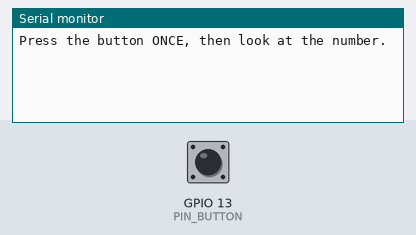
Bench run of a sketch on a simulated ESP32. On the bench: the last lines printed to the serial monitor. The inputs (shaded band) are chosen by the test bench; at power-on: GPIO 13 (PIN_BUTTON) HIGH.

Above: at 1.2 s.
1.3 s: GPIO 13 (PIN_BUTTON) pulled LOW for 0.15 s
At 1.6 s:
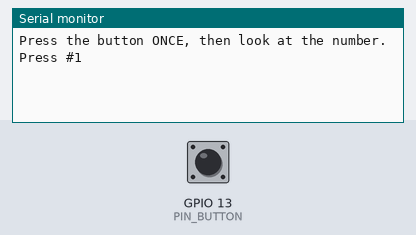
2.9 s: GPIO 13 (PIN_BUTTON) pulled LOW for 1 s
At 4.0 s:
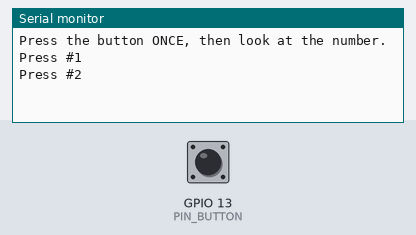
5.4 s: GPIO 13 (PIN_BUTTON) pulled LOW for 0.15 s
At 5.9 s:
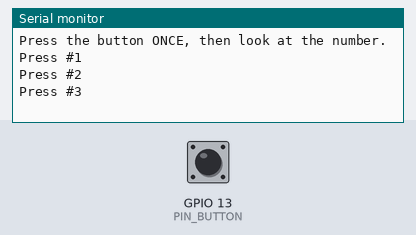

Measured:
- after the input at 1.3 s, the serial monitor: prints a new line at once (image 1)
- after the input at 2.9 s, the serial monitor: prints a new line at once (image 2)
- after the input at 5.4 s, the serial monitor: prints a new line at once (image 3)

The sketch:

module05_press_counter.ino
```cpp
// Module 5 - Practice 2.1: counting button presses WITHOUT debounce
// Press the button on D13 once, then look at the Serial Monitor.
// Often a single press is counted more than once: that's "bouncing".

const int PIN_BUTTON = 13;  // manual button (canonical pin map)

int previousState = HIGH;  // the button's state on the previous pass of loop()
int pressCount = 0;

void setup() {
  Serial.begin(115200);
  pinMode(PIN_BUTTON, INPUT_PULLUP);
  Serial.println("Press the button ONCE, then look at the number.");
}

void loop() {
  int state = digitalRead(PIN_BUTTON);
  if (previousState == HIGH && state == LOW) {  // it has just changed: released -> pressed
    pressCount++;
    Serial.print("Press #");
    Serial.println(pressCount);
  }
  previousState = state;  // remember it for the next pass
}
```
